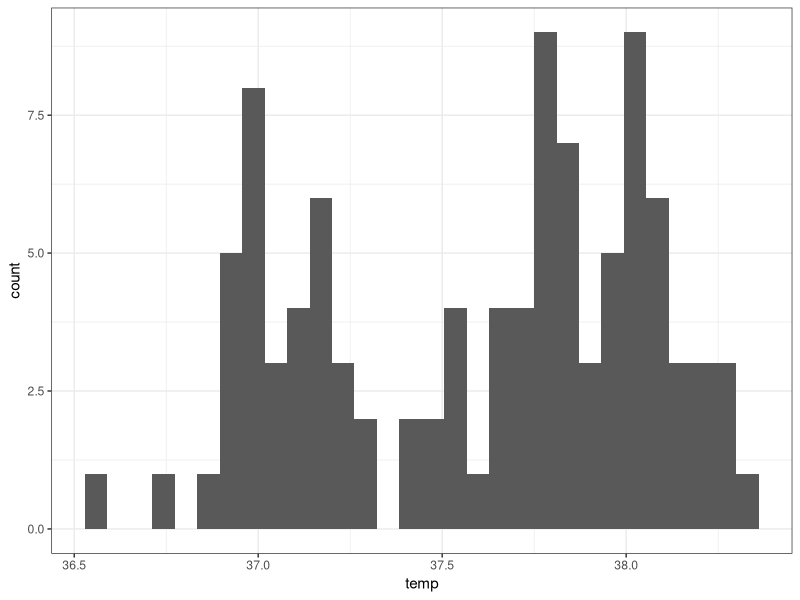
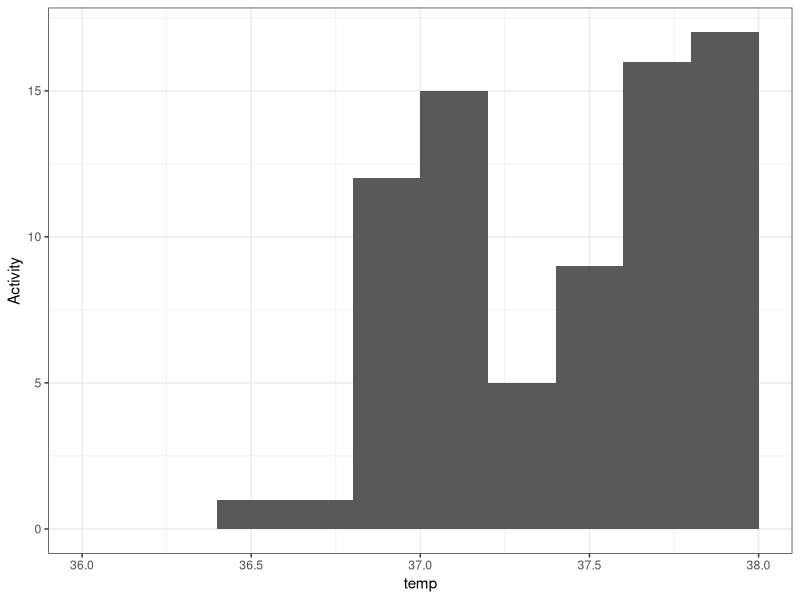
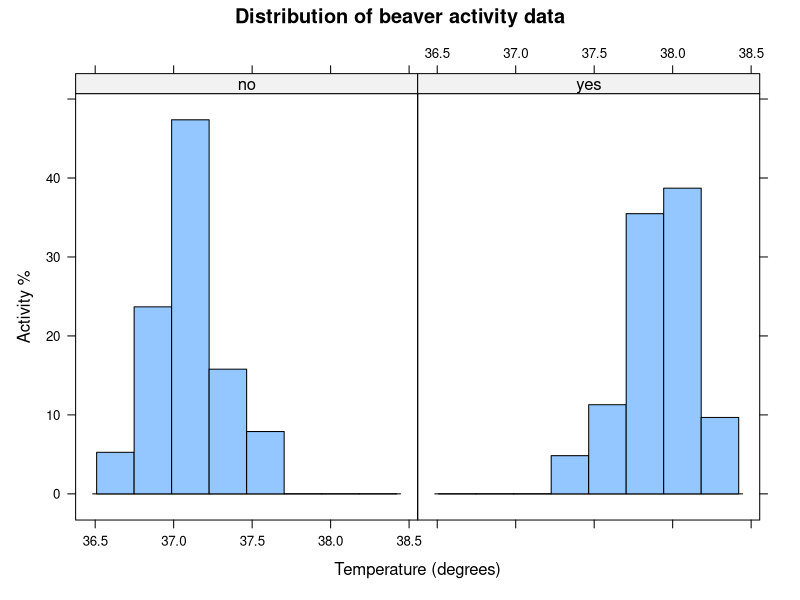
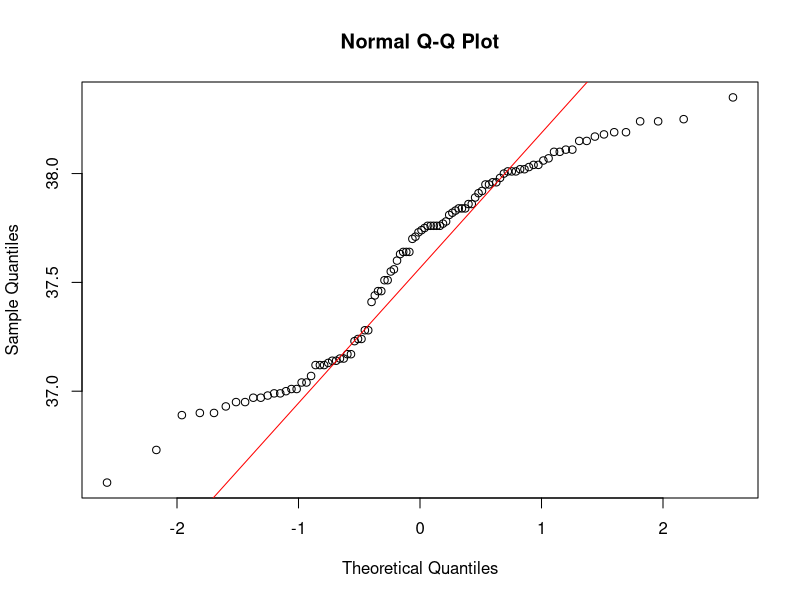
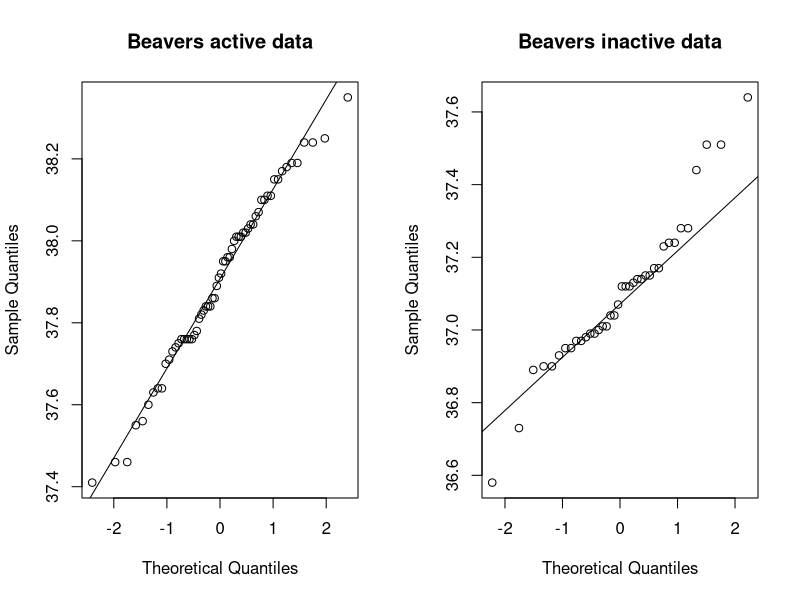

Here is the R script that generated these plots, in order: (Note: this script raises an error after producing the figures.)
## Using statistical methods to examine -------------------------#
## the relationships between variables of interest --------------#

?beavers
str(beaver2)
View(beaver2)

## Question 1 ---------------------------------------------------#
## We would like to examine the mean body temperature of the 
## beavers to determine whether activity has any effect on 
## beaver body temperature --------------------------------------#

## We want to examine the difference in body temp
## during periods of activity to evaluate whether 
## body temperature is affected by activity
## First we need to ensure that sata is in correct format
## Activ should be a factor
## Temp is numerical --------------------------------------------#

## Devise a hypothesis test that we use for this analysis. 

# H0: Body temperature is not affected by the activity
# H1: Body temperature is affected by the activity

# Copying the data to a data frame
# This is not a necessary step
beavers_data <- beaver2
beavers_data
str(beavers_data)

## Describe the variables you will use for the analysis. 
## What type of variables are they? Do they need to be converted? 
## If they do, convert them to the relevant data types in R. ----#

# labels starts with what is assigned to the lawer value first
# eg 0 = no, 1 = yes
beavers_data$activ <- factor(beavers_data$activ,
                             labels = c("no", "yes"))
beavers_data
str(beavers_data)
library(ggplot2)
# range(beavers_data)

## Question 2 ---------------------------------------------------#
## Check whether the variables you are using for the hypothesis 
## test are normally distributed or not. Do this visually and 
## using a relevant statistical analysis test. 
## Then decide on which statistical test you will use. ----------# 

windows(16, 10)
ggplot(beavers_data, aes(x=temp))+geom_histogram()+theme_bw()

ggplot(beavers_data, aes(x=temp))+
        geom_histogram(breaks=seq(36, 38, .2))+
        theme_bw()+
        labs(x = "temp", y = "Activity")+
        scale_y_continuous(breaks=seq(0,60,5))

library("lattice")
windows(20,10)
attach(beavers_data)
histogram(~temp | activ,
          data = beavers_data,
          main = "Distribution of beaver activity data",
          xlab = "Temperature (degrees)",
          ylab = "Activity %")
detach(beavers_data)

attach(beavers_data)
windows(15,10)
qqnorm(temp)
# this line represents normal distribution
qqline(temp, col = "red")

opar <- par(no.readonly = TRUE)
windows(20,10)
# arrange plots in 1 rows and 2 column
par(mfrow = c(1, 2))

with(beavers_data, {
  qqnorm(temp[activ == "yes"],
         main = "Beavers active data")
  qqline(temp[activ == "yes"])
})

with(beavers_data, {
  qqnorm(temp[activ == "no"],
         main = "Beavers inactive data")
  qqline(temp[activ == "no"])
})

par(opar)

# Formal test of normality
# provided through widely used Shapiro-Wilks test
normality_test <- shapiro.test(beavers_data$temp)
normality_test
normality_test$p.value
# p-value tells us the chances that the sample comes 
# from a normal distribution
# In this example, p-value is clearly lower than 0.05
# so not normally distributed

# this method does not work for a dichotomous variable
# Data needs to be numeric for Shapiro Wilk test

# After consulting the chart, I am examining
# a dependent continuous variable (temp)
# with an independent categorical variable 
# so I use the Mann-Whitney test
# this is also known as the "Wilcox Test"
# Format = wilcox.test(dependent~independent)
attach (beavers_data)
wilcox.test(temp~activ)
wilcox.test(beavers_data,temp~activ)

# p-value is < 0.05 so we reject H0 and conclude that 
# beaver body temperature is affected by activity
# Reject Null hypothesis and accept the alternative hypothesis 
# H0: Body temperature is not affected by the activity - REJECT
# H1: Body temperature is affected by the activity - ACCEPT

# To examine the correlation between variables
# and whether it is positive or negative

# We can use libraries to help improve
# the chart. Also includes correlations between variables
install.packages("psych")
library(psych)

windows( 16, 10)
pairs(beavers_data, labels = colnames(beavers_data),
      main = "Beavers dataset correlation plot")

pairs.panels(beavers_data,
             smooth = TRUE,        # If tRUE, draws less smooth
             scale = FALSE,        # If TRUE, scales the correlation text
             density = TRUE,       # If TRUE, adds density plots and histogram
             ellipse = TRUE,       # If TRUE, draws ellipses
             method = "spearman",  # Correlation method (also "pearson")
             pch = 21,             # pch symbol
             lm = FALSE,           # If TRUE, plots linear fit rather than
             cor = TRUE,           # If TRUE, reports correlations
             jiggle = FALSE,       # If TRUE, data points are juttered
             factor = 2,           # Jittering factor
             hist.col = 4,         # Histogram colour
             stars = TRUE,         # If TRUE, adds significance level with
             ci = TRUE)            # If True, adds confidence levels

